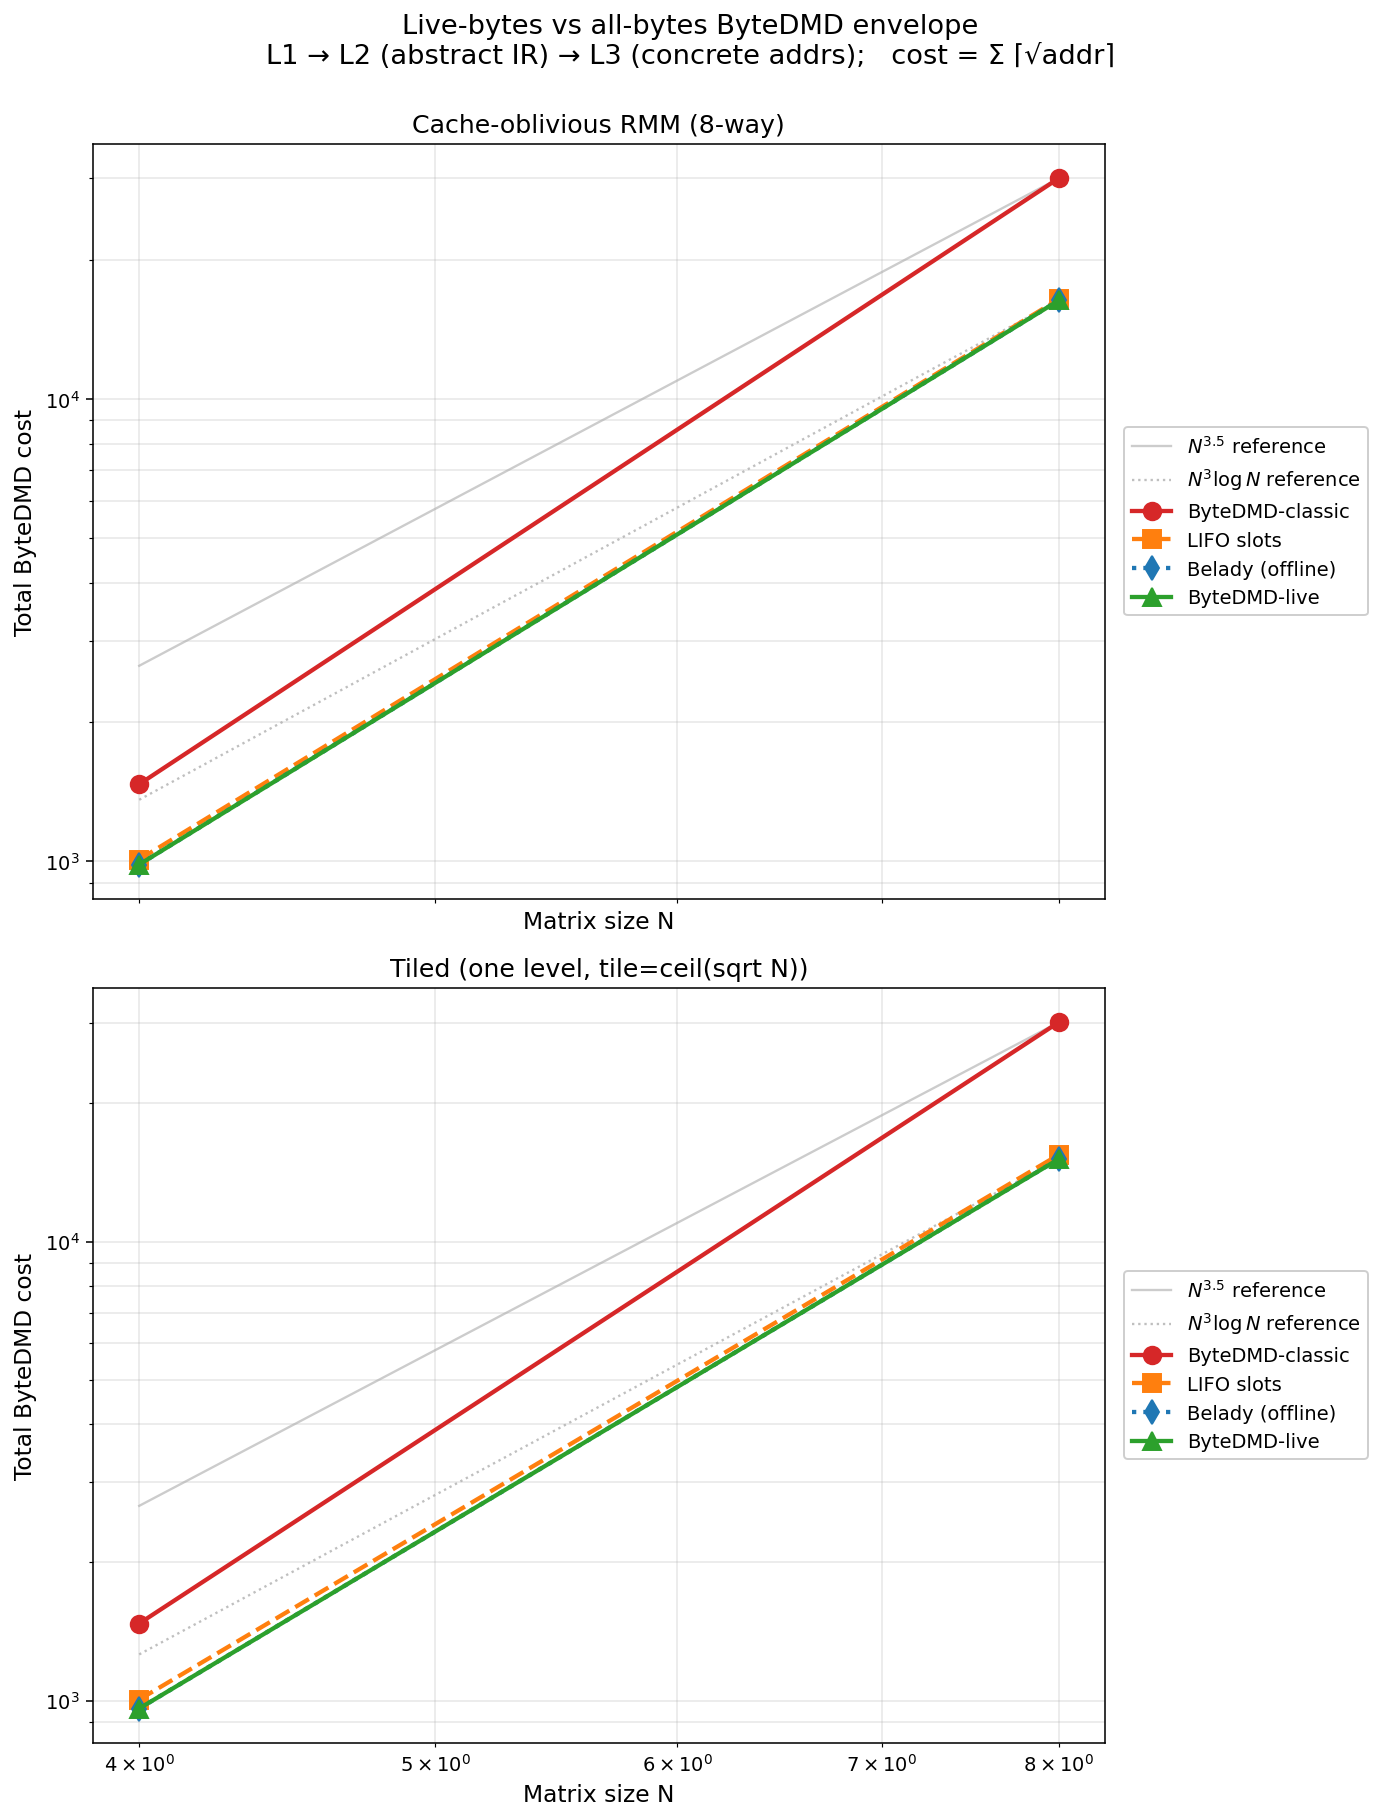

Source code (Python):
#!/usr/bin/env -S uv run --script
# /// script
# requires-python = ">=3.9"
# dependencies = ["matplotlib", "numpy"]
# ///
"""
Live-bytes vs all-bytes ByteDMD envelope.

For each algorithm (cache-oblivious RMM and one-level tiled matmul), trace the
function at L1, compile with each L3 allocator policy, and plot total cost vs
matrix size N on log-log axes.

The two ByteDMD endpoints bracket every concrete register-allocation strategy:
  upper:  no_reuse (every variable gets its own slot — "memory leak")
  lower:  min_heap (live-bytes greedy reuse — closest to a real compiler)

Asymptotic check on RMM:
  no_reuse   ~ N^3.5   (master theorem with addition step at the root)
  min_heap   ~ N^3 log N
"""

import math
import os
import sys

sys.path.insert(0, os.path.join(os.path.dirname(__file__), '..', '..'))

import matplotlib
matplotlib.use('Agg')
import matplotlib.pyplot as plt
import numpy as np

import bytedmd_ir as b2


ALGORITHMS = [
    ('Cache-oblivious RMM (8-way)',  b2.matmul_rmm),
    ('Tiled (one level, tile=ceil(sqrt N))', b2.matmul_tiled),
]

POLICIES = [
    ('no_reuse',   'ByteDMD-classic',               'tab:red',    'o', '-'),
    ('lru_static', 'LIFO slots',                    'tab:orange', 's', '--'),
    ('belady',     'Belady (offline)',              'tab:blue',   'd', ':'),
    ('min_heap',   'ByteDMD-live',                  'tab:green',  '^', '-'),
]


def run_one(func, N: int) -> dict:
    """Trace func on N x N inputs, return cost under every policy + #loads."""
    A, B = b2.make_inputs(N)
    l2, _ = b2.trace(func, (A, B))
    results = {'N': N, 'n_loads': b2.n_loads(l2)}
    for policy_name, _, _, _, _ in POLICIES:
        l3 = b2.ALLOCATORS[policy_name](l2)
        results[policy_name] = b2.cost(l3)
        results[f'{policy_name}_peak'] = b2.peak_addr(l3)
    return results


def collect(Ns):
    table = {}
    for label, func in ALGORITHMS:
        rows = []
        for N in Ns:
            print(f'  {label}  N={N}  ', end='', flush=True)
            row = run_one(func, N)
            rows.append(row)
            print(f"loads={row['n_loads']:,}, no_reuse={row['no_reuse']:,}, min_heap={row['min_heap']:,}")
        table[label] = rows
    return table


def plot(table, Ns, out_path):
    fig, axes = plt.subplots(len(ALGORITHMS), 1, figsize=(10, 6.5 * len(ALGORITHMS)),
                              sharex=True)
    if len(ALGORITHMS) == 1:
        axes = [axes]

    for ax, (label, _) in zip(axes, ALGORITHMS):
        rows = table[label]
        Ns_arr = np.array([r['N'] for r in rows])

        # Reference asymptotes anchored at the largest N (drawn first, light)
        N_max = Ns_arr[-1]
        no_reuse_max = rows[-1]['no_reuse']
        min_heap_max = rows[-1]['min_heap']
        N3p5 = no_reuse_max * (Ns_arr / N_max) ** 3.5
        N3logN = min_heap_max * (Ns_arr / N_max) ** 3 * (np.log2(np.maximum(Ns_arr, 2)) /
                                                          math.log2(max(N_max, 2)))
        ax.loglog(Ns_arr, N3p5, color='gray', linestyle='-', alpha=0.4, linewidth=1.2,
                   label=r'$N^{3.5}$ reference', zorder=1)
        ax.loglog(Ns_arr, N3logN, color='gray', linestyle=':', alpha=0.5, linewidth=1.2,
                   label=r'$N^3 \log N$ reference', zorder=1)

        # Allocator policies on top
        for policy_name, legend, color, marker, linestyle in POLICIES:
            ys = np.array([r[policy_name] for r in rows], dtype=float)
            ax.loglog(Ns_arr, ys, color=color, marker=marker, linestyle=linestyle,
                      linewidth=2.2, markersize=9, label=legend, zorder=3)

        ax.set_xlabel('Matrix size N', fontsize=12)
        ax.set_ylabel('Total ByteDMD cost', fontsize=12)
        ax.set_title(label, fontsize=13)
        ax.grid(True, which='both', alpha=0.3)
        ax.legend(fontsize=10, loc='center left', bbox_to_anchor=(1.01, 0.5),
                  framealpha=0.95)

    fig.suptitle('Live-bytes vs all-bytes ByteDMD envelope\n'
                 'L1 → L2 (abstract IR) → L3 (concrete addrs);   cost = Σ ⌈√addr⌉',
                 fontsize=14, y=1.00)
    plt.tight_layout()
    plt.savefig(out_path, dpi=140, bbox_inches='tight')
    print(f'Saved: {out_path}')
    plt.close()


def plot_ratios(table, Ns, out_path):
    """Show no_reuse / min_heap ratio (the 'envelope width') as a function of N."""
    fig, ax = plt.subplots(figsize=(8, 5.5))
    for label, _ in ALGORITHMS:
        rows = table[label]
        Ns_arr = np.array([r['N'] for r in rows])
        ratios = np.array([r['no_reuse'] / r['min_heap'] for r in rows])
        ax.plot(Ns_arr, ratios, marker='o', linewidth=2, markersize=7, label=label)
    # Reference: log N grows as the predicted slack between N^3.5 and N^3 log N is sqrt(N)/log N
    Ns_arr = np.array(Ns)
    ref = np.sqrt(Ns_arr.astype(float)) / np.log2(np.maximum(Ns_arr, 2))
    ref = ref / ref[0] * (table[ALGORITHMS[0][0]][0]['no_reuse'] /
                          table[ALGORITHMS[0][0]][0]['min_heap'])
    ax.plot(Ns_arr, ref, color='gray', linestyle=':', alpha=0.5,
            label=r'$\sqrt{N}/\log N$ reference')
    ax.set_xscale('log', base=2)
    ax.set_xlabel('Matrix size N', fontsize=11)
    ax.set_ylabel('Cost ratio:  no_reuse / min_heap', fontsize=11)
    ax.set_title('Envelope width (all-bytes / live-bytes)', fontsize=12)
    ax.grid(True, which='both', alpha=0.3)
    ax.legend(fontsize=10)
    plt.tight_layout()
    plt.savefig(out_path, dpi=140, bbox_inches='tight')
    print(f'Saved: {out_path}')
    plt.close()


def main():
    Ns_arg = sys.argv[1] if len(sys.argv) > 1 else None
    if Ns_arg:
        Ns = [int(x) for x in Ns_arg.split(',')]
    else:
        Ns = [2, 4, 8, 16, 32]
    table = collect(Ns)

    out_dir = os.path.dirname(__file__)
    plot(table, Ns, os.path.join(out_dir, 'envelope.png'))
    plot_ratios(table, Ns, os.path.join(out_dir, 'envelope_ratio.png'))

    # Print a tidy comparison table — columns are named policies.
    print()
    display_names = [legend for _, legend, _, _, _ in POLICIES]
    col_w = max(16, max(len(n) for n in display_names))

    for label, _ in ALGORITHMS:
        print(f'\n{label}')
        rows = table[label]
        header = f"  {'N':>3} | " + " | ".join(n.rjust(col_w) for n in display_names)
        print(header)
        print('  ' + '-' * (len(header) - 2))
        for r in rows:
            cells = " | ".join(f"{r[p[0]]:>{col_w},}" for p in POLICIES)
            print(f"  {r['N']:>3} | {cells}")

        # Ratios row: each policy relative to ByteDMD-live
        classic_key = 'no_reuse'  # ByteDMD-classic
        live_key = 'min_heap'     # ByteDMD-live
        print()
        print(f"  Envelope ratio  classic/live  per N:")
        print(f"  " + "  ".join(f"N={r['N']}: {r[classic_key] / r[live_key]:.2f}x"
                                   for r in rows))


if __name__ == '__main__':
    main()
